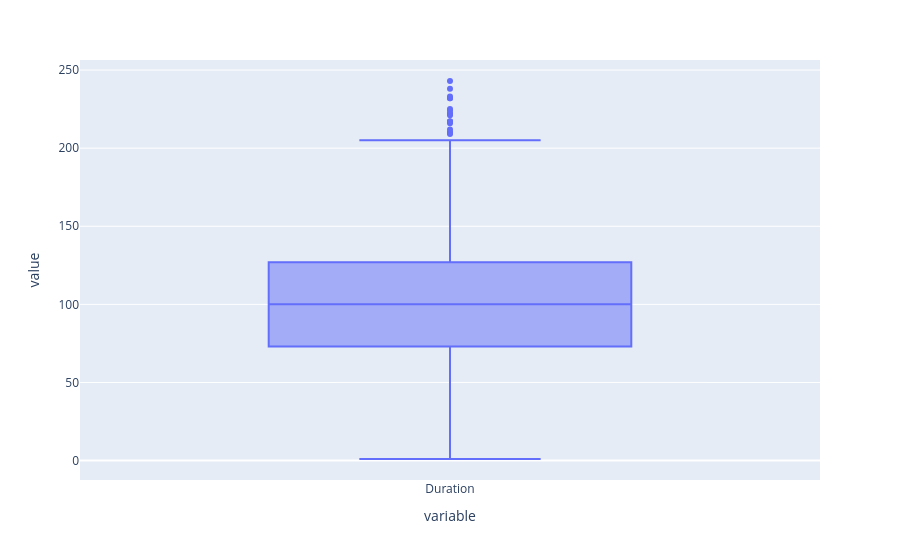

Notebook source saved alongside this figure:
### Markdown cell above
from the histogram we can see that the Duration column is normally distributed

### Code cell
px.box(train_df['Duration'])

### Figure 1 — Plotly figure (JSON) as saved in the notebook; plotly's stock layout.template omitted (floating-point values rounded to 4 significant figures; data arrays with more than 128 entries replaced by an {"elided": "..."} marker saying what was removed)
{"data": [{"alignmentgroup": "True", "hovertemplate": "variable=%{x}<br>value=%{y}<extra></extra>", "legendgroup": "", "marker": {"color": "#636efa"}, "name": "", "notched": false, "offsetgroup": "", "orientation": "v", "showlegend": false, "type": "box", "x": {"elided": "4150 str values"}, "x0": " ", "xaxis": "x", "y": {"elided": "4150 int values"}, "y0": " ", "yaxis": "y"}], "layout": {"boxmode": "group", "legend": {"tracegroupgap": 0}, "margin": {"t": 60}, "xaxis": {"anchor": "y", "domain": [0, 1], "title": {"text": "variable"}}, "yaxis": {"anchor": "x", "domain": [0, 1], "title": {"text": "value"}}}}
